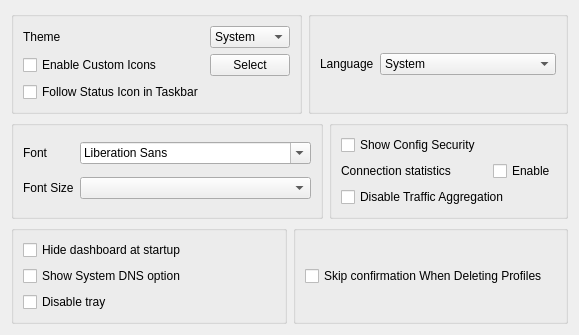
     <widget class="QWidget" name="tab_2">
      <attribute name="title">
       <string>Style</string>
      </attribute>
      <layout class="QGridLayout" name="gridLayout_5">
       <item row="2" column="0">
        <layout class="QHBoxLayout" name="style_h_2">
         <item>
          <widget class="QGroupBox" name="traffic_statistics_box">
           <layout class="QGridLayout" name="gridLayout_8">
            <item row="0" column="0">
             <widget class="QLabel" name="label_2">
              <property name="text">
               <string>Font</string>
              </property>
             </widget>
            </item>
            <item row="0" column="1">
             <widget class="QFontComboBox" name="font"/>
            </item>
            <item row="1" column="0">
             <widget class="QLabel" name="label_5">
              <property name="text">
               <string>Font Size</string>
              </property>
             </widget>
            </item>
            <item row="1" column="1">
             <widget class="QComboBox" name="font_size"/>
            </item>
           </layout>
          </widget>
         </item>
         <item>
          <widget class="QGroupBox" name="connection_statistics_box">
           <layout class="QGridLayout" name="gridLayout_11">
            <item row="1" column="0">
             <widget class="QLabel" name="label_9">
              <property name="text">
               <string>Connection statistics</string>
              </property>
             </widget>
            </item>
            <item row="1" column="2">
             <widget class="QCheckBox" name="connection_statistics">
              <property name="text">
               <string>Enable</string>
              </property>
             </widget>
            </item>
            <item row="2" column="0" colspan="3">
             <widget class="QCheckBox" name="disable_traffic_aggregation">
              <property name="toolTip">
               <string>&lt;html&gt;&lt;head/&gt;&lt;body&gt;&lt;p&gt;Fully disables the traffic aggregation feature (per-config and per-app usage history kept in a separate database, shown in the Traffic Stats dashboard). Does not affect the per-profile traffic counters in the main window.&lt;/p&gt;&lt;/body&gt;&lt;/html&gt;</string>
              </property>
              <property name="text">
               <string>Disable Traffic Aggregation</string>
              </property>
             </widget>
            </item>
            <item row="0" column="0">
             <widget class="QCheckBox" name="show_config_security">
              <property name="toolTip">
               <string>&lt;html&gt;&lt;head/&gt;&lt;body&gt;&lt;p&gt;Show each config's security next to its type in the proxy list, e.g. &quot;Trojan (WebSocket+TLS)&quot;. Insecure configs are marked with a warning sign.&lt;/p&gt;&lt;/body&gt;&lt;/html&gt;</string>
              </property>
              <property name="text">
               <string>Show Config Security</string>
              </property>
             </widget>
            </item>
           </layout>
          </widget>
         </item>
        </layout>
       </item>
       <item row="3" column="0">
        <layout class="QHBoxLayout" name="style_h_3">
         <item>
          <widget class="QGroupBox" name="horizontalGroupBox_5">
           <layout class="QVBoxLayout" name="verticalLayout_5">
            <item>
             <widget class="QCheckBox" name="start_minimal">
              <property name="sizePolicy">
               <sizepolicy hsizetype="Preferred" vsizetype="Fixed">
                <horstretch>0</horstretch>
                <verstretch>0</verstretch>
               </sizepolicy>
              </property>
              <property name="text">
               <string>Hide dashboard at startup</string>
              </property>
             </widget>
            </item>
            <item>
             <widget class="QCheckBox" name="show_sys_dns">
              <property name="text">
               <string>Show System DNS option</string>
              </property>
             </widget>
            </item>
            <item>
             <widget class="QCheckBox" name="disable_tray">
              <property name="sizePolicy">
               <sizepolicy hsizetype="Preferred" vsizetype="Fixed">
                <horstretch>0</horstretch>
                <verstretch>0</verstretch>
               </sizepolicy>
              </property>
              <property name="toolTip">
               <string>Prevents the app from minimizing to the tray when the window is closed. The app will exit instead</string>
              </property>
              <property name="text">
               <string>Disable tray</string>
              </property>
             </widget>
            </item>
           </layout>
          </widget>
         </item>
         <item>
          <widget class="QGroupBox" name="groupBox_2">
           <layout class="QHBoxLayout" name="horizontalLayout_23">
            <item>
             <widget class="QCheckBox" name="skip_delete_confirm">
              <property name="text">
               <string>Skip confirmation When Deleting Profiles</string>
              </property>
             </widget>
            </item>
           </layout>
          </widget>
         </item>
        </layout>
       </item>
       <item row="0" column="0">
        <layout class="QHBoxLayout" name="style_h_1">
         <item>
          <widget class="QGroupBox" name="groupBox">
           <layout class="QGridLayout" name="gridLayout_10">
            <item row="0" column="0">
             <widget class="QLabel" name="label_8">
              <property name="sizePolicy">
               <sizepolicy hsizetype="Maximum" vsizetype="Maximum">
                <horstretch>0</horstretch>
                <verstretch>0</verstretch>
               </sizepolicy>
              </property>
              <property name="text">
               <string>Theme</string>
              </property>
             </widget>
            </item>
            <item row="0" column="1">
             <widget class="QComboBox" name="theme">
              <item>
               <property name="text">
                <string notr="true">System</string>
               </property>
              </item>
             </widget>
            </item>
            <item row="1" column="1">
             <widget class="QPushButton" name="select_custom_icon">
              <property name="text">
               <string>Select</string>
              </property>
             </widget>
            </item>
            <item row="1" column="0">
             <widget class="QCheckBox" name="enable_custom_icon">
              <property name="text">
               <string>Enable Custom Icons</string>
              </property>
             </widget>
            </item>
            <item row="2" column="0">
             <widget class="QCheckBox" name="follow_status_in_taskbar">
              <property name="toolTip">
               <string>Follow the connection status icon in the dock/taskbar. When off, it always shows the Throne icon</string>
              </property>
              <property name="text">
               <string>Follow Status Icon in Taskbar</string>
              </property>
             </widget>
            </item>
           </layout>
          </widget>
         </item>
         <item>
          <widget class="QGroupBox" name="groupBox2">
           <layout class="QGridLayout" name="gridLayout_4">
            <item row="0" column="2">
             <widget class="QComboBox" name="language">
              <item>
               <property name="text">
                <string notr="true">System</string>
               </property>
              </item>
              <item>
               <property name="text">
                <string notr="true">English</string>
               </property>
              </item>
              <item>
               <property name="text">
                <string notr="true">简体中文</string>
               </property>
              </item>
              <item>
               <property name="text">
                <string notr="true">فارسی</string>
               </property>
              </item>
              <item>
               <property name="text">
                <string notr="true">Русский</string>
               </property>
              </item>
             </widget>
            </item>
            <item row="0" column="0">
             <widget class="QLabel" name="label_15">
              <property name="sizePolicy">
               <sizepolicy hsizetype="Maximum" vsizetype="Maximum">
                <horstretch>0</horstretch>
                <verstretch>0</verstretch>
               </sizepolicy>
              </property>
              <property name="text">
               <string>Language</string>
              </property>
             </widget>
            </item>
           </layout>
          </widget>
         </item>
        </layout>
       </item>
      </layout>
     </widget>
